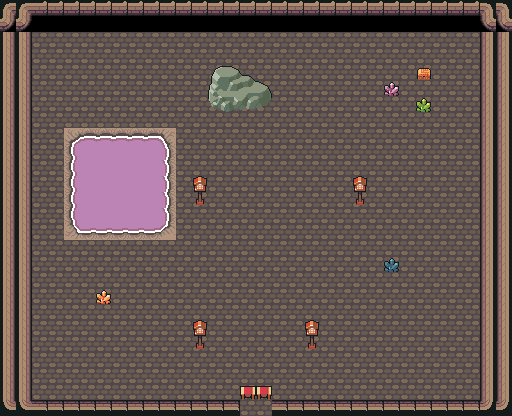

A level layout from a 2D game, rendered from its tile map. Below: a short description, then the map file with tile-grid data replaced by summaries:
An orthogonal 32x26 tile map with 16x16 px tiles, 7 tile layers (ground, ground_detail, water, cliffs, ...), 1 hidden layer not drawn, 6 tilesets and 1 object (portal).

<map version="1.10" tiledversion="1.10.2" orientation="orthogonal" renderorder="right-down" width="32" height="26" tilewidth="16" tileheight="16" infinite="0">
 <tileset firstgid="1" name="ifloor" tilewidth="16" tileheight="16" tilecount="374" columns="22">
  <image source="../tilesets/tileset_interior_floor.png" width="352" height="272" />
 </tileset>
 <tileset firstgid="375" name="iwall" tilewidth="16" tileheight="16" tilecount="320" columns="16">
  <image source="../tilesets/tileset_interior.png" width="256" height="320" />
 </tileset>
 <tileset firstgid="695" name="element" tilewidth="16" tileheight="16" tilecount="240" columns="16">
  <image source="../tilesets/tileset_element.png" width="256" height="240" />
 </tileset>
 <tileset firstgid="935" name="house" tilewidth="16" tileheight="16" tilecount="759" columns="33">
  <image source="../tilesets/tileset_house.png" width="528" height="368" />
 </tileset>
 <tileset firstgid="1694" name="nature" tilewidth="16" tileheight="16" tilecount="504" columns="24">
  <image source="../tilesets/tileset_nature.png" width="384" height="336" />
 </tileset>
 <tileset firstgid="2198" name="water" tilewidth="16" tileheight="16" tilecount="476" columns="28">
  <image source="../tilesets/tileset_water.png" width="448" height="272" />
 </tileset>
 <layer id="1" name="ground" width="32" height="26">
  <data>[832 cells, 646 non-empty, 1 distinct tile ids]</data>
 </layer>
 <layer id="2" name="ground_detail" width="32" height="26">
  <data>[832 cells, 2 non-empty, 1 distinct tile ids]</data>
 </layer>
 <layer id="3" name="water" width="32" height="26">
  <data>[832 cells, 49 non-empty, 9 distinct tile ids]</data>
 </layer>
 <layer id="4" name="cliffs" width="32" height="26">
  <data>[832 cells, 0 non-empty, 0 distinct tile ids]</data>
 </layer>
 <layer id="5" name="buildings" width="32" height="26">
  <data>[832 cells, 186 non-empty, 11 distinct tile ids]</data>
 </layer>
 <layer id="6" name="objects" width="32" height="26">
  <data>[832 cells, 25 non-empty, 19 distinct tile ids]</data>
 </layer>
 <layer id="7" name="collision" width="32" height="26" visible="0">
  <data>[832 cells, 256 non-empty, 1 distinct tile ids]</data>
 </layer>
 <layer id="8" name="foreground" width="32" height="26">
  <data>[832 cells, 0 non-empty, 0 distinct tile ids]</data>
 </layer>
 <objectgroup id="9" name="spawns">
  <object id="1" name="exit" type="portal" x="256" y="384" width="16" height="16">
   <properties>
    <property name="targetMap" value="overworld" />
    <property name="targetX" value="67" />
    <property name="targetY" value="54" />
   </properties>
  </object>
 </objectgroup>
</map>
